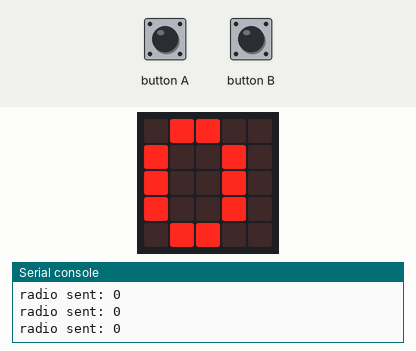
Recording of a program running on a simulated BBC micro:bit running MicroPython. Parts: the board's 5×5 LED display, the last lines printed to the serial console. Inputs (shaded band) come from the test bench. No radio messages arrive unless stated (any console line starting 'radio sent:' is added by the test bench).

Above: at 1.2 s.
1.3 s: button B pressed for 1 s
At 2.8 s:
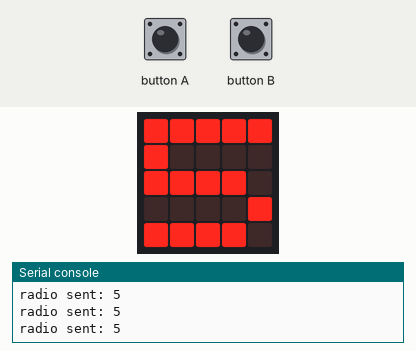
3.8 s: button B pressed for 0.15 s
At 4.3 s:
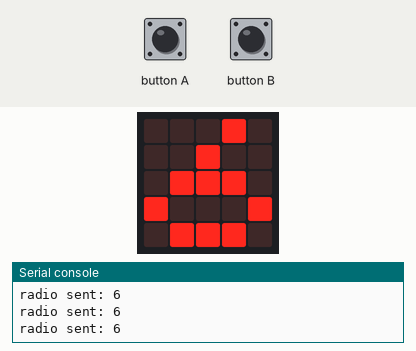
Timing chart, 0 to 6.8 s (numbered marks = the images above; inputs shaded):
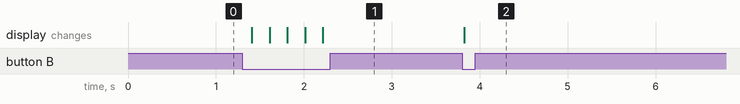

Measured:
- after the input at 1.3 s, the display: first changes after 0.11 s (image 1 shows a later state)
- after the input at 3.8 s, the display: changes at once (image 2)

The program:

test.py
```python
from microbit import *
import radio

count = 0
radio.on()
radio.config(data_rate = radio.RATE_250KBIT, channel = 10)

while True:
    msg = radio.receive()
    if msg:
        count = int(msg)

    if button_a.is_pressed():
        count -= 1

    if button_b.is_pressed():
        count += 1

    if count > 9: count = 0
    if count < 0: count = 0
    display.show(count)
    radio.send(str(count))
    sleep(200)
```
